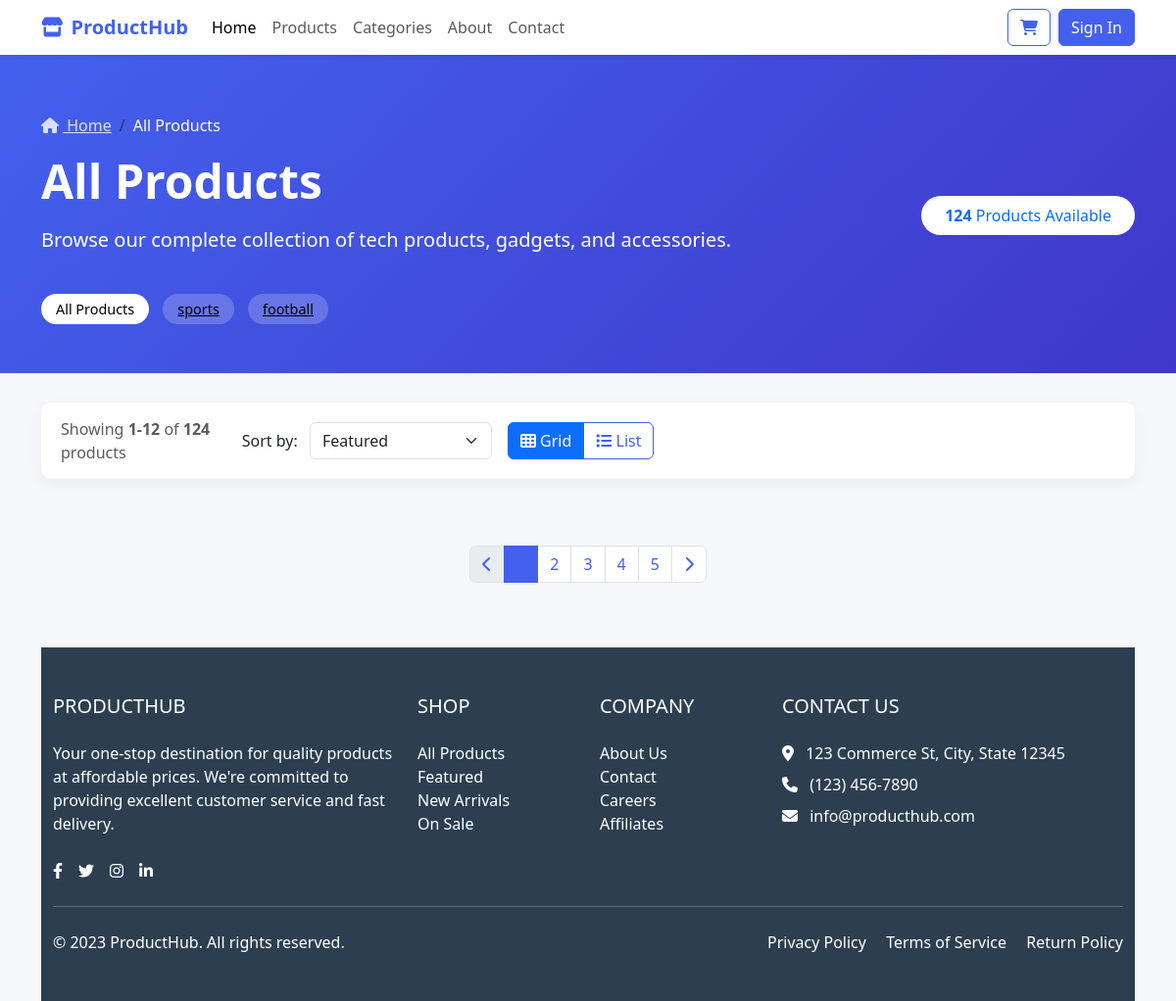
The page /store/allproducts/ on the database as committed earlier.
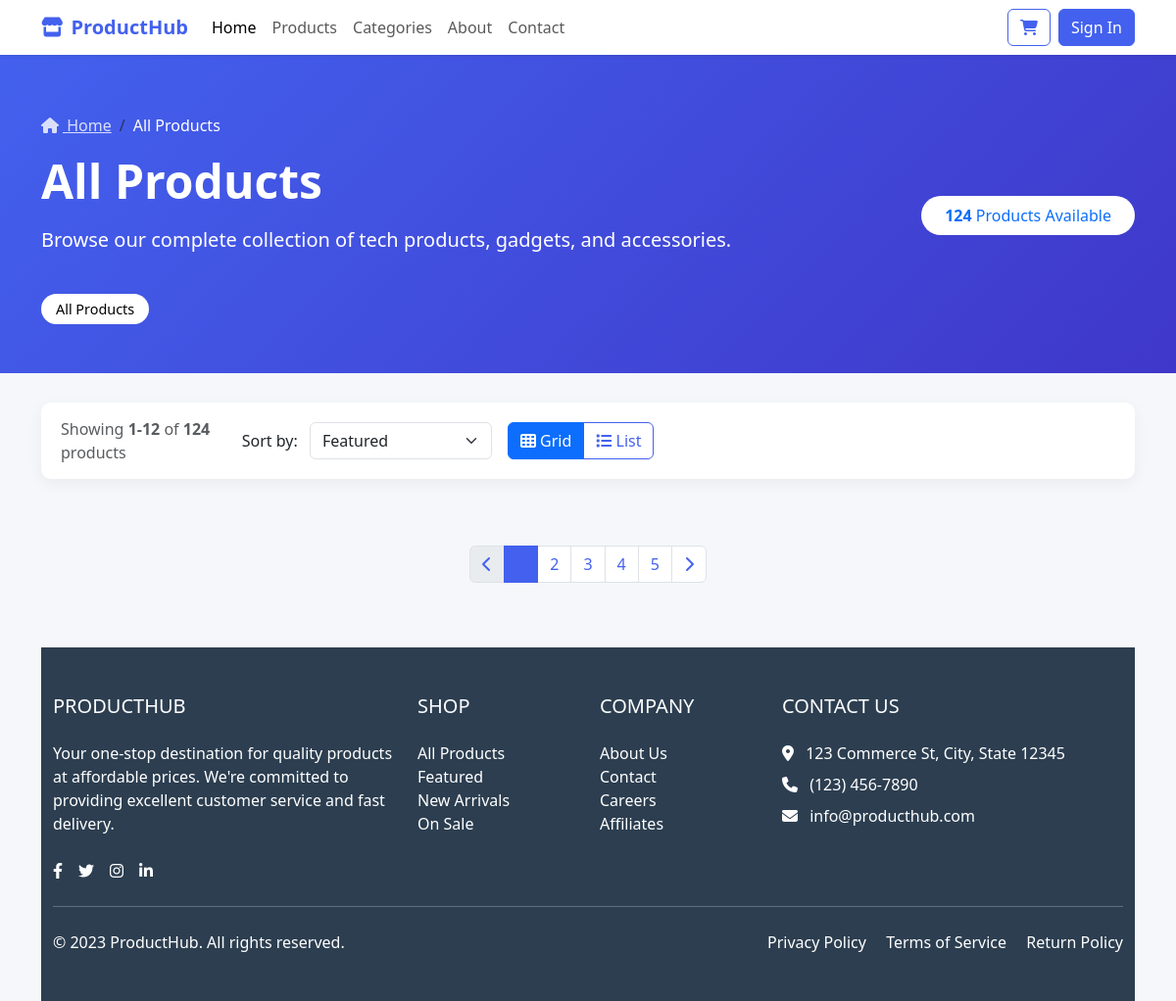
The same page on the database as committed later.
### Store/models.py (models this page shows, shortened)
class Category(models.Model):
    CategoryName = models.CharField(max_length=150)
    CategoryParent = models.ForeignKey(
        "self",
        on_delete=models.CASCADE,
        null=True,
        blank=True,
        related_name="child"
        )
    class Meta:
        verbose_name = "CategoryName"
        verbose_name_plural = 'Categories'
        unique_together = ('CategoryParent',)

### Store/views.py (the view)
# urls.py: path("allproducts/",views.AllProducts,name="All Products "),
def AllProducts(req):
    Products = Product.objects.all()
    category = Category.objects.all()
    return render(req,"allproducts.html",{"category":category})

### Store/templates/allproducts.html (shortened to what the changed rows need)
<!DOCTYPE html>
<html lang="en">
<head>
    <link href="https://cdn.jsdelivr.net/npm/bootstrap@5.3.0-alpha1/dist/css/bootstrap.min.css" rel="stylesheet">
    <link rel="stylesheet" href="https://cdnjs.cloudflare.com/ajax/libs/font-awesome/6.4.0/css/all.min.css">
</head>
<body>
    <section class="page-header">
        <div class="container">
            <div class="row align-items-center">
                <div class="col-md-8">
                    <h1 class="display-5 fw-bold mb-3">All Products</h1>
                </div>
            </div>
            <div class="mt-3">
                <span class="category-tag active" style="cursor: pointer; color: rgb(0, 0, 0);size: 2rem;">All Products</span>
                {% for cate in category%}
                <a value="{{ cate.CategoryName }}" class="category-tag a" style="cursor: pointer; color: rgb(0, 0, 0);size: 2rem;">{{ cate.CategoryName }}</a>
                {% endfor %}
            </div>
        </div>
    </section>
</body>
</html>

Rows that differ between the two databases and show on the page:
removed Category: CategoryName "sports"
removed Category: CategoryName "football"
